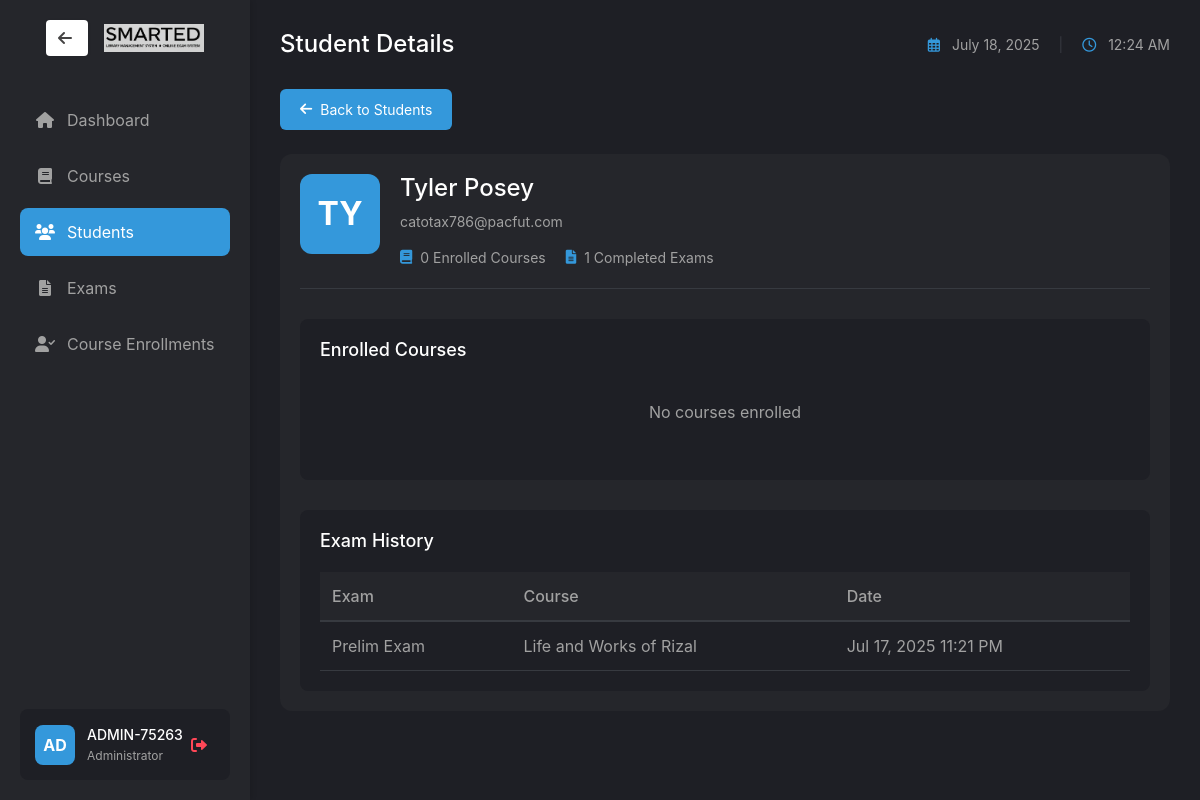
The app's page /exam/admin/view_student.php?id=2025-0002 (signed in) with its own data.
### tables this page shows
CREATE TABLE `students` (
  `id` int(11) NOT NULL,
  `student_id` varchar(20) DEFAULT NULL,
  `email` varchar(100) DEFAULT NULL,
  `password` varchar(255) DEFAULT NULL,
  `created_at` timestamp NULL DEFAULT current_timestamp(),
  `firstname` varchar(50) DEFAULT NULL,
  `lastname` varchar(50) DEFAULT NULL,
  `birthdate` date DEFAULT NULL,
  `age` int(11) DEFAULT NULL,
  `reset_token` varchar(255) DEFAULT NULL,
  `reset_token_expiry` datetime DEFAULT NULL,
  `address` varchar(255) DEFAULT NULL,
  `phone` varchar(11) DEFAULT NULL,
  `school` varchar(100) DEFAULT NULL,
  `verified` tinyint(1) DEFAULT 0,
  `verification_token` varchar(64) DEFAULT NULL,
  `is_approved` tinyint(1) DEFAULT 0,
  `reset_otp` varchar(10) DEFAULT NULL,
  `reset_otp_expires` datetime DEFAULT NULL
);

CREATE TABLE `exam_attempts` (
  `attempt_id` int(11) NOT NULL,
  `exam_id` int(11) DEFAULT NULL,
  `student_id` int(11) DEFAULT NULL,
  `start_time` timestamp NULL DEFAULT NULL,
  `end_time` timestamp NULL DEFAULT NULL,
  `score` int(11) DEFAULT NULL,
  `status` enum('viewed','in_progress','finished') DEFAULT 'viewed',
  `created_at` timestamp NOT NULL DEFAULT current_timestamp()
);

CREATE TABLE `exams` (
  `exam_id` int(11) NOT NULL,
  `course_id` int(11) DEFAULT NULL,
  `exam_name` varchar(100) NOT NULL,
  `description` text DEFAULT NULL,
  `duration` int(11) NOT NULL,
  `total_questions` int(11) NOT NULL,
  `passing_score` int(11) NOT NULL,
  `start_date` datetime DEFAULT NULL,
  `end_date` datetime DEFAULT NULL,
  `created_at` timestamp NOT NULL DEFAULT current_timestamp(),
  `min_multiple_choice` int(11) NOT NULL DEFAULT 10,
  `min_true_false` int(11) NOT NULL DEFAULT 10,
  `min_matching` int(11) NOT NULL DEFAULT 10,
  `allowed_types` varchar(100) DEFAULT 'multiple_choice,true_false,matching'
);

CREATE TABLE `courses` (
  `course_id` int(11) NOT NULL,
  `course_name` varchar(255) NOT NULL,
  `description` text DEFAULT NULL,
  `created_at` timestamp NOT NULL DEFAULT current_timestamp()
);

### exam/admin/view_student.php (the view, shortened to what this page needs)
<?php
require_once '../../shared/db_connect.php';
$stmt = $pdo->prepare("SELECT * FROM admins WHERE admin_id = ?");
$stmt->execute([$_SESSION['admin_id']]);
$admin = $stmt->fetch(PDO::FETCH_ASSOC);
$student_id = $_GET['id'];
try {
    $stmt = $pdo->prepare("
        SELECT s.*,
               COUNT(DISTINCT e.course_id) as enrolled_courses,
               COUNT(DISTINCT ea.exam_id) as completed_exams
        FROM students s
        LEFT JOIN enrollments e ON s.student_id = e.student_id
        LEFT JOIN exam_attempts ea ON s.student_id = ea.student_id AND ea.status = 'finished'
        WHERE s.student_id = ?
        GROUP BY s.student_id
    ");
    $stmt->execute([$student_id]);
    $student = $stmt->fetch();
    $stmt = $pdo->prepare("
        SELECT c.*
        FROM courses c
        JOIN enrollments e ON c.course_id = e.course_id
        WHERE e.student_id = ?
    ");
    $stmt->execute([$student_id]);
    $enrolled_courses = $stmt->fetchAll();
    $stmt = $pdo->prepare("
        SELECT ea.*, e.exam_name, c.course_name
        FROM exam_attempts ea
        JOIN exams e ON ea.exam_id = e.exam_id
        JOIN courses c ON e.course_id = c.course_id
        WHERE ea.student_id = ?
        ORDER BY ea.start_time DESC
    ");
    $stmt->execute([$student_id]);
    $exam_history = $stmt->fetchAll();
} catch (PDOException $e) {
    $_SESSION['error'] = "Error: " . $e->getMessage();
    header('Location: students.php');
    exit();
}
?>
<!DOCTYPE html>
<html lang="en">
<head>
    <link href="https://cdn.jsdelivr.net/npm/bootstrap@5.1.3/dist/css/bootstrap.min.css" rel="stylesheet">
    <link rel="stylesheet" href="https://cdnjs.cloudflare.com/ajax/libs/font-awesome/6.0.0/css/all.min.css">
    <link rel="stylesheet" href="/finalProject/assets/css/styles.css">
</head>
<body class="dashboard-layout">
    <div class="sidebar">
        <div class="brand-section">
            <a href="../../shared/choose_dashboard.php" class="btn btn-light ms-3" style="background: #fff; color: rgba(66, 65, 65, 0.99); border: none; font-weight: bold; box-shadow: 0 1px 4px rgba(0,0,0,0.05);"><i class="fas fa-arrow-left me-1"></i></a>
            <img src="smarted-letter-only.jpg" alt="SmartED Logo" class=" img-fluid ms-3" style="max-width: 100px;">
        </div>
        <nav class="nav-menu">
            <ul>
                <li class="nav-item">
                    <a href="admin_dashboard.php" class="nav-link">
                        <i class="fas fa-home"></i>
                        <span>Dashboard</span>
                    </a>
                </li>
                <li class="nav-item">
                    <a href="courses.php" class="nav-link">
                        <i class="fas fa-book"></i>
                        <span>Courses</span>
                    </a>
                </li>
                <li class="nav-item">
                    <a href="students.php" class="nav-link active">
                        <i class="fas fa-users"></i>
                        <span>Students</span>
                    </a>
                </li>
                <li class="nav-item">
                    <a href="exams.php" class="nav-link">
                        <i class="fas fa-file-alt"></i>
                        <span>Exams</span>
                    </a>
                </li>
                <li class="nav-item">
                    <a href="approve_students.php" class="nav-link">
                        <i class="fas fa-user-check"></i>
                        <span>Course Enrollments</span>
                    </a>
                </li>
            </ul>
        </nav>
        <div class="admin-section">
            <div class="admin-avatar">AD</div>
            <div class="admin-details">
                <div class="admin-name"><?php echo htmlspecialchars($admin['admin_id']); ?></div>
                <div class="admin-role">Administrator</div>
            </div>
            <a href="../logout.php" class="logout-btn">
                <i class="fas fa-sign-out-alt"></i>
            </a>
        </div>
    </div>
    <div class="main-content">
        <div class="content-header">
            <h1>Student Details</h1>
            <div class="date-time">
                <i class="far fa-calendar-alt"></i>
                <?php echo date('F d, Y'); ?>
                <span class="separator">|</span>
                <i class="far fa-clock"></i>
                <span id="live-time"></span>
            </div>
        </div>
        <div class="action-buttons">
            <a href="students.php" class="btn-back">
                <i class="fas fa-arrow-left"></i> Back to Students
            </a>
        </div><br>
        <div class="dashboard-section">
            <div class="student-profile">
                <div class="profile-header">
                    <div class="student-avatar">
                        <?php echo strtoupper(substr($student['firstname'] . ' ' . $student['lastname'], 0, 2)); ?>
                    </div>
                    <div class="profile-info">
                        <h2><?php echo htmlspecialchars($student['firstname'] . ' ' . $student['lastname']); ?></h2>
                        <p class="student-email"><?php echo htmlspecialchars($student['email']); ?></p>
                        <div class="profile-stats">
                            <div class="stat-item">
                                <i class="fas fa-book"></i>
                                <span><?php echo $student['enrolled_courses']; ?> Enrolled Courses</span>
                            </div>
                            <div class="stat-item">
                                <i class="fas fa-file-alt"></i>
                                <span><?php echo $student['completed_exams']; ?> Completed Exams</span>
                            </div>
                        </div>
                    </div>
                </div>
                <div class="profile-content">
                    <div class="content-section">
                        <h3>Enrolled Courses</h3>
                        <?php if (empty($enrolled_courses)): ?>
                            <p class="empty-state">No courses enrolled</p>
                        <?php endif; ?>
                    </div>
                    <div class="content-section">
                        <h3>Exam History</h3>
                        <?php if (empty($exam_history)): ?>
                            <p class="empty-state">No exam history</p>
                        <?php else: ?>
                            <div class="table-responsive">
                                <table class="table">
                                    <thead>
                                        <tr>
                                            <th>Exam</th>
                                            <th>Course</th>
                                            <th>Date</th>
                                        </tr>
                                    </thead>
                                    <tbody>
                                        <?php foreach ($exam_history as $exam): ?>
                                            <tr>
                                                <td><?php echo htmlspecialchars($exam['exam_name']); ?></td>
                                                <td><?php echo htmlspecialchars($exam['course_name']); ?></td>
                                                <td><?php echo date('M d, Y h:i A', strtotime($exam['start_time'])); ?></td>
                                            </tr>
                                        <?php endforeach; ?>
                                    </tbody>
                                </table>
                            </div>
                        <?php endif; ?>
                    </div>
                </div>
            </div>
        </div>
    </div>
</body>
</html>

### exam/assets/css/styles.css (style rules this page uses)
body { background-color: #1e1f25; color: #a1a1a1; font-family: -apple-system, BlinkMacSystemFont, "Segoe UI", Roboto, Helvetica, Arial, sans-serif; margin: 0; padding: 0; }
.dashboard-layout { display: flex; min-height: 100vh; }
.sidebar { width: 250px; background-color: rgb(53, 54, 57); padding: 20px; display: flex; flex-direction: column; box-shadow: 2px 0 5px rgba(0, 0, 0, 0.1); }
.brand-section { display: flex; align-items: center; margin-bottom: 40px; padding: 0 10px; }
.nav-menu { flex: 1; }
.nav-menu ul { list-style: none; padding: 0; margin: 0; }
.nav-item { margin-bottom: 8px; }
.nav-link { display: flex; align-items: center; padding: 12px 15px; color: #a1a1a1; text-decoration: none; border-radius: 8px; transition: all 0.3s ease; }
.nav-link:hover, .nav-link.active { background-color: #3498db; color: white; }
.nav-link i { margin-right: 12px; width: 20px; text-align: center; }
.admin-section { display: flex; align-items: center; padding: 15px; background-color: #1e1f25; border-radius: 8px; margin-top: auto; }
.admin-avatar { width: 40px; height: 40px; background-color: #3498db; border-radius: 8px; display: flex; align-items: center; justify-content: center; color: white; font-weight: bold; margin-right: 12px; }
.admin-details { flex: 1; }
.admin-name { color: white; font-size: 14px; margin-bottom: 2px; font-weight: 500; }
.admin-role { color: #a1a1a1; font-size: 12px; }
.logout-btn { color: #ff4757; text-decoration: none; padding: 8px; border-radius: 6px; transition: all 0.3s ease; }
.main-content { flex: 1; padding: 30px; overflow-y: auto; max-width: 1500px; width: 100%; }
.content-header { display: flex; justify-content: space-between; align-items: center; margin-bottom: 30px; }
.content-header h1 { color: white; font-size: 24px; margin: 0; }
.date-time { color: #a1a1a1; font-size: 14px; }
.date-time i { margin-right: 8px; color: #3498db; }
.separator { margin: 0 15px; color: #373a40; }
.dashboard-section { background-color: rgb(53, 54, 57); border-radius: 12px; padding: 20px; margin-bottom: 30px; }
.table { color: #a1a1a1; margin: 0; }
.table thead th { background-color: #1e1f25; border-bottom: 2px solid #373a40; color: #a1a1a1; font-weight: 500; padding: 12px; }
.table tbody td { padding: 12px; border-bottom: 1px solid #373a40; }
.action-buttons { display: flex; gap: 8px; }

### records on screen
students: firstname+lastname "TY", firstname+lastname "Tyler Posey", email "catotax786@pacfut.com"
exam_attempts: exam.exam_name "Prelim Exam", courses.course_name "Life and Works of Rizal", start_time "Jul 17, 2025 11:21 PM"

### other values on screen
$admin['admin_id'] "ADMIN-75263"
$student['enrolled_courses'] "0"
$student['completed_exams'] "1"
